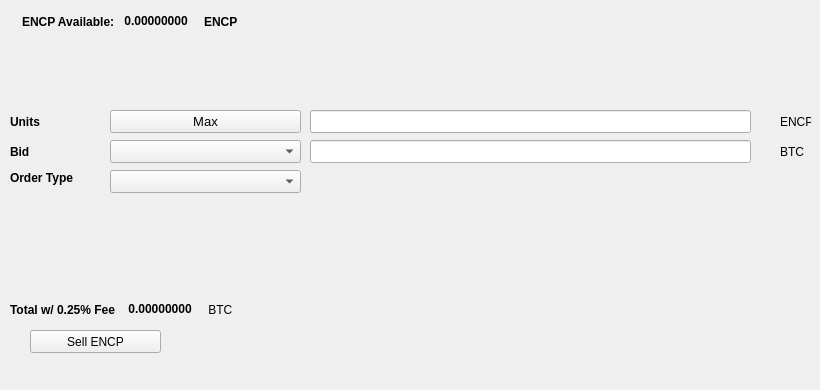
   <widget class="QWidget" name="SellTab">
    <attribute name="title">
     <string>Sell</string>
    </attribute>
    <widget class="QLabel" name="label_16">
     <property name="geometry">
      <rect>
       <x>780</x>
       <y>140</y>
       <width>31</width>
       <height>23</height>
      </rect>
     </property>
     <property name="text">
      <string>BTC</string>
     </property>
    </widget>
    <widget class="QComboBox" name="SellBidcomboBox">
     <property name="geometry">
      <rect>
       <x>110</x>
       <y>140</y>
       <width>191</width>
       <height>23</height>
      </rect>
     </property>
     <property name="font">
      <font>
       <pointsize>10</pointsize>
      </font>
     </property>
    </widget>
    <widget class="QLabel" name="label_18">
     <property name="geometry">
      <rect>
       <x>10</x>
       <y>110</y>
       <width>46</width>
       <height>23</height>
      </rect>
     </property>
     <property name="font">
      <font>
       <weight>75</weight>
       <bold>true</bold>
      </font>
     </property>
     <property name="text">
      <string>Units</string>
     </property>
    </widget>
    <widget class="QPushButton" name="Sell_Max_Amount">
     <property name="geometry">
      <rect>
       <x>110</x>
       <y>110</y>
       <width>191</width>
       <height>23</height>
      </rect>
     </property>
     <property name="font">
      <font>
       <pointsize>10</pointsize>
      </font>
     </property>
     <property name="text">
      <string>Max</string>
     </property>
    </widget>
    <widget class="QLabel" name="label_20">
     <property name="geometry">
      <rect>
       <x>10</x>
       <y>170</y>
       <width>91</width>
       <height>16</height>
      </rect>
     </property>
     <property name="font">
      <font>
       <weight>75</weight>
       <bold>true</bold>
      </font>
     </property>
     <property name="text">
      <string>Order Type</string>
     </property>
    </widget>
    <widget class="QComboBox" name="SellOrdertypeCombo">
     <property name="geometry">
      <rect>
       <x>110</x>
       <y>170</y>
       <width>191</width>
       <height>23</height>
      </rect>
     </property>
     <property name="font">
      <font>
       <pointsize>10</pointsize>
      </font>
     </property>
    </widget>
    <widget class="QLabel" name="label_21">
     <property name="geometry">
      <rect>
       <x>10</x>
       <y>140</y>
       <width>46</width>
       <height>23</height>
      </rect>
     </property>
     <property name="font">
      <font>
       <weight>75</weight>
       <bold>true</bold>
      </font>
     </property>
     <property name="text">
      <string>Bid</string>
     </property>
    </widget>
    <widget class="QLabel" name="label_22">
     <property name="geometry">
      <rect>
       <x>780</x>
       <y>110</y>
       <width>31</width>
       <height>23</height>
      </rect>
     </property>
     <property name="text">
      <string>ENCP</string>
     </property>
    </widget>
    <widget class="QLineEdit" name="UnitsInputENCP">
     <property name="geometry">
      <rect>
       <x>310</x>
       <y>110</y>
       <width>441</width>
       <height>23</height>
      </rect>
     </property>
     <property name="font">
      <font>
       <pointsize>9</pointsize>
       <weight>75</weight>
       <bold>true</bold>
      </font>
     </property>
    </widget>
    <widget class="QLineEdit" name="SellBidPriceEdit">
     <property name="geometry">
      <rect>
       <x>310</x>
       <y>140</y>
       <width>441</width>
       <height>23</height>
      </rect>
     </property>
     <property name="font">
      <font>
       <pointsize>9</pointsize>
       <weight>75</weight>
       <bold>true</bold>
      </font>
     </property>
    </widget>
    <widget class="QPushButton" name="SellENCPBTN">
     <property name="geometry">
      <rect>
       <x>30</x>
       <y>330</y>
       <width>131</width>
       <height>23</height>
      </rect>
     </property>
     <property name="text">
      <string>Sell ENCP</string>
     </property>
     <property name="icon">
      <iconset resource="../enceladus">
       <normaloff>:/icons/bitcoin</normaloff>:/icons/bitcoin</iconset>
     </property>
    </widget>
    <widget class="QWidget" name="layoutWidget3">
     <property name="geometry">
      <rect>
       <x>22</x>
       <y>12</y>
       <width>258</width>
       <height>19</height>
      </rect>
     </property>
     <layout class="QHBoxLayout" name="horizontalLayout">
      <item>
       <widget class="QLabel" name="label232_2">
        <property name="font">
         <font>
          <weight>75</weight>
          <bold>true</bold>
         </font>
        </property>
        <property name="text">
         <string>ENCP Available:</string>
        </property>
       </widget>
      </item>
      <item>
       <widget class="QLabel" name="ENCPAvailableLabel">
        <property name="palette">
         <palette>
          <active>
           <colorrole role="WindowText">
            <brush brushstyle="SolidPattern">
             <color alpha="255">
              <red>0</red>
              <green>0</green>
              <blue>0</blue>
             </color>
            </brush>
           </colorrole>
           <colorrole role="Button">
            <brush brushstyle="SolidPattern">
             <color alpha="255">
              <red>0</red>
              <green>170</green>
              <blue>0</blue>
             </color>
            </brush>
           </colorrole>
           <colorrole role="Light">
            <brush brushstyle="SolidPattern">
             <color alpha="255">
              <red>0</red>
              <green>255</green>
              <blue>0</blue>
             </color>
            </brush>
           </colorrole>
           <colorrole role="Midlight">
            <brush brushstyle="SolidPattern">
             <color alpha="255">
              <red>0</red>
              <green>212</green>
              <blue>0</blue>
             </color>
            </brush>
           </colorrole>
           <colorrole role="Dark">
            <brush brushstyle="SolidPattern">
             <color alpha="255">
              <red>0</red>
              <green>85</green>
              <blue>0</blue>
             </color>
            </brush>
           </colorrole>
           <colorrole role="Mid">
            <brush brushstyle="SolidPattern">
             <color alpha="255">
              <red>0</red>
              <green>113</green>
              <blue>0</blue>
             </color>
            </brush>
           </colorrole>
           <colorrole role="Text">
            <brush brushstyle="SolidPattern">
             <color alpha="255">
              <red>0</red>
              <green>170</green>
              <blue>0</blue>
             </color>
            </brush>
           </colorrole>
           <colorrole role="BrightText">
            <brush brushstyle="SolidPattern">
             <color alpha="255">
              <red>255</red>
              <green>255</green>
              <blue>255</blue>
             </color>
            </brush>
           </colorrole>
           <colorrole role="ButtonText">
            <brush brushstyle="SolidPattern">
             <color alpha="255">
              <red>0</red>
              <green>0</green>
              <blue>0</blue>
             </color>
            </brush>
           </colorrole>
           <colorrole role="Base">
            <brush brushstyle="SolidPattern">
             <color alpha="255">
              <red>255</red>
              <green>255</green>
              <blue>255</blue>
             </color>
            </brush>
           </colorrole>
           <colorrole role="Window">
            <brush brushstyle="SolidPattern">
             <color alpha="255">
              <red>0</red>
              <green>170</green>
              <blue>0</blue>
             </color>
            </brush>
           </colorrole>
           <colorrole role="Shadow">
            <brush brushstyle="SolidPattern">
             <color alpha="255">
              <red>0</red>
              <green>0</green>
              <blue>0</blue>
             </color>
            </brush>
           </colorrole>
           <colorrole role="AlternateBase">
            <brush brushstyle="SolidPattern">
             <color alpha="255">
              <red>127</red>
              <green>212</green>
              <blue>127</blue>
             </color>
            </brush>
           </colorrole>
           <colorrole role="ToolTipBase">
            <brush brushstyle="SolidPattern">
             <color alpha="255">
              <red>255</red>
              <green>255</green>
              <blue>220</blue>
             </color>
            </brush>
           </colorrole>
           <colorrole role="ToolTipText">
            <brush brushstyle="SolidPattern">
             <color alpha="255">
              <red>0</red>
              <green>0</green>
              <blue>0</blue>
             </color>
            </brush>
           </colorrole>
          </active>
          <inactive>
           <colorrole role="WindowText">
            <brush brushstyle="SolidPattern">
             <color alpha="255">
              <red>0</red>
              <green>0</green>
              <blue>0</blue>
             </color>
            </brush>
           </colorrole>
           <colorrole role="Button">
            <brush brushstyle="SolidPattern">
             <color alpha="255">
              <red>0</red>
              <green>170</green>
              <blue>0</blue>
             </color>
            </brush>
           </colorrole>
           <colorrole role="Light">
            <brush brushstyle="SolidPattern">
             <color alpha="255">
              <red>0</red>
              <green>255</green>
              <blue>0</blue>
             </color>
            </brush>
           </colorrole>
           <colorrole role="Midlight">
            <brush brushstyle="SolidPattern">
             <color alpha="255">
              <red>0</red>
              <green>212</green>
              <blue>0</blue>
             </color>
            </brush>
           </colorrole>
           <colorrole role="Dark">
            <brush brushstyle="SolidPattern">
             <color alpha="255">
              <red>0</red>
              <green>85</green>
              <blue>0</blue>
             </color>
            </brush>
           </colorrole>
           <colorrole role="Mid">
            <brush brushstyle="SolidPattern">
             <color alpha="255">
              <red>0</red>
              <green>113</green>
              <blue>0</blue>
             </color>
            </brush>
           </colorrole>
           <colorrole role="Text">
            <brush brushstyle="SolidPattern">
             <color alpha="255">
              <red>0</red>
              <green>170</green>
              <blue>0</blue>
             </color>
            </brush>
           </colorrole>
           <colorrole role="BrightText">
            <brush brushstyle="SolidPattern">
             <color alpha="255">
              <red>255</red>
              <green>255</green>
              <blue>255</blue>
             </color>
            </brush>
           </colorrole>
           <colorrole role="ButtonText">
            <brush brushstyle="SolidPattern">
             <color alpha="255">
              <red>0</red>
              <green>0</green>
              <blue>0</blue>
             </color>
            </brush>
           </colorrole>
           <colorrole role="Base">
            <brush brushstyle="SolidPattern">
             <color alpha="255">
              <red>255</red>
              <green>255</green>
              <blue>255</blue>
             </color>
            </brush>
           </colorrole>
           <colorrole role="Window">
            <brush brushstyle="SolidPattern">
             <color alpha="255">
              <red>0</red>
              <green>170</green>
              <blue>0</blue>
             </color>
            </brush>
           </colorrole>
           <colorrole role="Shadow">
            <brush brushstyle="SolidPattern">
             <color alpha="255">
              <red>0</red>
              <green>0</green>
              <blue>0</blue>
             </color>
            </brush>
           </colorrole>
           <colorrole role="AlternateBase">
            <brush brushstyle="SolidPattern">
             <color alpha="255">
              <red>127</red>
              <green>212</green>
              <blue>127</blue>
             </color>
            </brush>
           </colorrole>
           <colorrole role="ToolTipBase">
            <brush brushstyle="SolidPattern">
             <color alpha="255">
              <red>255</red>
              <green>255</green>
              <blue>220</blue>
             </color>
            </brush>
           </colorrole>
           <colorrole role="ToolTipText">
            <brush brushstyle="SolidPattern">
             <color alpha="255">
              <red>0</red>
              <green>0</green>
              <blue>0</blue>
             </color>
            </brush>
           </colorrole>
          </inactive>
          <disabled>
           <colorrole role="WindowText">
            <brush brushstyle="SolidPattern">
             <color alpha="255">
              <red>0</red>
              <green>85</green>
              <blue>0</blue>
             </color>
            </brush>
           </colorrole>
           <colorrole role="Button">
            <brush brushstyle="SolidPattern">
             <color alpha="255">
              <red>0</red>
              <green>170</green>
              <blue>0</blue>
             </color>
            </brush>
           </colorrole>
           <colorrole role="Light">
            <brush brushstyle="SolidPattern">
             <color alpha="255">
              <red>0</red>
              <green>255</green>
              <blue>0</blue>
             </color>
            </brush>
           </colorrole>
           <colorrole role="Midlight">
            <brush brushstyle="SolidPattern">
             <color alpha="255">
              <red>0</red>
              <green>212</green>
              <blue>0</blue>
             </color>
            </brush>
           </colorrole>
           <colorrole role="Dark">
            <brush brushstyle="SolidPattern">
             <color alpha="255">
              <red>0</red>
              <green>85</green>
              <blue>0</blue>
             </color>
            </brush>
           </colorrole>
           <colorrole role="Mid">
            <brush brushstyle="SolidPattern">
             <color alpha="255">
              <red>0</red>
              <green>113</green>
              <blue>0</blue>
             </color>
            </brush>
           </colorrole>
           <colorrole role="Text">
            <brush brushstyle="SolidPattern">
             <color alpha="255">
              <red>0</red>
              <green>85</green>
              <blue>0</blue>
             </color>
            </brush>
           </colorrole>
           <colorrole role="BrightText">
            <brush brushstyle="SolidPattern">
             <color alpha="255">
              <red>255</red>
              <green>255</green>
              <blue>255</blue>
             </color>
            </brush>
           </colorrole>
           <colorrole role="ButtonText">
            <brush brushstyle="SolidPattern">
             <color alpha="255">
              <red>0</red>
              <green>85</green>
              <blue>0</blue>
             </color>
            </brush>
           </colorrole>
           <colorrole role="Base">
            <brush brushstyle="SolidPattern">
             <color alpha="255">
              <red>0</red>
              <green>170</green>
              <blue>0</blue>
             </color>
            </brush>
           </colorrole>
           <colorrole role="Window">
            <brush brushstyle="SolidPattern">
             <color alpha="255">
              <red>0</red>
              <green>170</green>
              <blue>0</blue>
             </color>
            </brush>
           </colorrole>
           <colorrole role="Shadow">
            <brush brushstyle="SolidPattern">
             <color alpha="255">
              <red>0</red>
              <green>0</green>
              <blue>0</blue>
             </color>
            </brush>
           </colorrole>
           <colorrole role="AlternateBase">
            <brush brushstyle="SolidPattern">
             <color alpha="255">
              <red>0</red>
              <green>170</green>
              <blue>0</blue>
             </color>
            </brush>
           </colorrole>
           <colorrole role="ToolTipBase">
            <brush brushstyle="SolidPattern">
             <color alpha="255">
              <red>255</red>
              <green>255</green>
              <blue>220</blue>
             </color>
            </brush>
           </colorrole>
           <colorrole role="ToolTipText">
            <brush brushstyle="SolidPattern">
             <color alpha="255">
              <red>0</red>
              <green>0</green>
              <blue>0</blue>
             </color>
            </brush>
           </colorrole>
          </disabled>
         </palette>
        </property>
        <property name="font">
         <font>
          <weight>75</weight>
          <bold>true</bold>
         </font>
        </property>
        <property name="text">
         <string> 0.00000000 </string>
        </property>
        <property name="textInteractionFlags">
         <set>Qt::LinksAccessibleByMouse|Qt::TextSelectableByKeyboard|Qt::TextSelectableByMouse</set>
        </property>
       </widget>
      </item>
      <item>
       <widget class="QLabel" name="labelENCP">
        <property name="font">
         <font>
          <weight>75</weight>
          <bold>true</bold>
         </font>
        </property>
        <property name="text">
         <string>ENCP</string>
        </property>
       </widget>
      </item>
     </layout>
    </widget>
    <widget class="QWidget" name="layoutWidget">
     <property name="geometry">
      <rect>
       <x>10</x>
       <y>300</y>
       <width>268</width>
       <height>19</height>
      </rect>
     </property>
     <layout class="QHBoxLayout" name="horizontalLayout_2">
      <item>
       <widget class="QLabel" name="label_19">
        <property name="font">
         <font>
          <weight>75</weight>
          <bold>true</bold>
         </font>
        </property>
        <property name="text">
         <string>Total w/ 0.25% Fee </string>
        </property>
       </widget>
      </item>
      <item>
       <widget class="QLabel" name="SellCostLabel">
        <property name="palette">
         <palette>
          <active>
           <colorrole role="WindowText">
            <brush brushstyle="SolidPattern">
             <color alpha="255">
              <red>0</red>
              <green>0</green>
              <blue>0</blue>
             </color>
            </brush>
           </colorrole>
           <colorrole role="Button">
            <brush brushstyle="SolidPattern">
             <color alpha="255">
              <red>0</red>
              <green>170</green>
              <blue>0</blue>
             </color>
            </brush>
           </colorrole>
           <colorrole role="Light">
            <brush brushstyle="SolidPattern">
             <color alpha="255">
              <red>0</red>
              <green>255</green>
              <blue>0</blue>
             </color>
            </brush>
           </colorrole>
           <colorrole role="Midlight">
            <brush brushstyle="SolidPattern">
             <color alpha="255">
              <red>0</red>
              <green>212</green>
              <blue>0</blue>
             </color>
            </brush>
           </colorrole>
           <colorrole role="Dark">
            <brush brushstyle="SolidPattern">
             <color alpha="255">
              <red>0</red>
              <green>85</green>
              <blue>0</blue>
             </color>
            </brush>
           </colorrole>
           <colorrole role="Mid">
            <brush brushstyle="SolidPattern">
             <color alpha="255">
              <red>0</red>
              <green>113</green>
              <blue>0</blue>
             </color>
            </brush>
           </colorrole>
           <colorrole role="Text">
            <brush brushstyle="SolidPattern">
             <color alpha="255">
              <red>0</red>
              <green>170</green>
              <blue>0</blue>
             </color>
            </brush>
           </colorrole>
           <colorrole role="BrightText">
            <brush brushstyle="SolidPattern">
             <color alpha="255">
              <red>255</red>
              <green>255</green>
              <blue>255</blue>
             </color>
            </brush>
           </colorrole>
           <colorrole role="ButtonText">
            <brush brushstyle="SolidPattern">
             <color alpha="255">
              <red>0</red>
              <green>0</green>
              <blue>0</blue>
             </color>
            </brush>
           </colorrole>
           <colorrole role="Base">
            <brush brushstyle="SolidPattern">
             <color alpha="255">
              <red>255</red>
              <green>255</green>
              <blue>255</blue>
             </color>
            </brush>
           </colorrole>
           <colorrole role="Window">
            <brush brushstyle="SolidPattern">
             <color alpha="255">
              <red>0</red>
              <green>170</green>
              <blue>0</blue>
             </color>
            </brush>
           </colorrole>
           <colorrole role="Shadow">
            <brush brushstyle="SolidPattern">
             <color alpha="255">
              <red>0</red>
              <green>0</green>
              <blue>0</blue>
             </color>
            </brush>
           </colorrole>
           <colorrole role="AlternateBase">
            <brush brushstyle="SolidPattern">
             <color alpha="255">
              <red>127</red>
              <green>212</green>
              <blue>127</blue>
             </color>
            </brush>
           </colorrole>
           <colorrole role="ToolTipBase">
            <brush brushstyle="SolidPattern">
             <color alpha="255">
              <red>255</red>
              <green>255</green>
              <blue>220</blue>
             </color>
            </brush>
           </colorrole>
           <colorrole role="ToolTipText">
            <brush brushstyle="SolidPattern">
             <color alpha="255">
              <red>0</red>
              <green>0</green>
              <blue>0</blue>
             </color>
            </brush>
           </colorrole>
          </active>
          <inactive>
           <colorrole role="WindowText">
            <brush brushstyle="SolidPattern">
             <color alpha="255">
              <red>0</red>
              <green>0</green>
              <blue>0</blue>
             </color>
            </brush>
           </colorrole>
           <colorrole role="Button">
            <brush brushstyle="SolidPattern">
             <color alpha="255">
              <red>0</red>
              <green>170</green>
              <blue>0</blue>
             </color>
            </brush>
           </colorrole>
           <colorrole role="Light">
            <brush brushstyle="SolidPattern">
             <color alpha="255">
              <red>0</red>
              <green>255</green>
              <blue>0</blue>
             </color>
            </brush>
           </colorrole>
           <colorrole role="Midlight">
            <brush brushstyle="SolidPattern">
             <color alpha="255">
              <red>0</red>
              <green>212</green>
              <blue>0</blue>
             </color>
            </brush>
           </colorrole>
           <colorrole role="Dark">
            <brush brushstyle="SolidPattern">
             <color alpha="255">
              <red>0</red>
              <green>85</green>
              <blue>0</blue>
             </color>
            </brush>
           </colorrole>
           <colorrole role="Mid">
            <brush brushstyle="SolidPattern">
             <color alpha="255">
              <red>0</red>
              <green>113</green>
              <blue>0</blue>
             </color>
            </brush>
           </colorrole>
           <colorrole role="Text">
            <brush brushstyle="SolidPattern">
             <color alpha="255">
              <red>0</red>
              <green>170</green>
              <blue>0</blue>
             </color>
            </brush>
           </colorrole>
           <colorrole role="BrightText">
            <brush brushstyle="SolidPattern">
             <color alpha="255">
              <red>255</red>
              <green>255</green>
              <blue>255</blue>
             </color>
            </brush>
           </colorrole>
           <colorrole role="ButtonText">
            <brush brushstyle="SolidPattern">
             <color alpha="255">
              <red>0</red>
              <green>0</green>
              <blue>0</blue>
             </color>
            </brush>
           </colorrole>
           <colorrole role="Base">
            <brush brushstyle="SolidPattern">
             <color alpha="255">
              <red>255</red>
              <green>255</green>
              <blue>255</blue>
             </color>
            </brush>
           </colorrole>
           <colorrole role="Window">
            <brush brushstyle="SolidPattern">
             <color alpha="255">
              <red>0</red>
              <green>170</green>
              <blue>0</blue>
             </color>
            </brush>
           </colorrole>
           <colorrole role="Shadow">
            <brush brushstyle="SolidPattern">
             <color alpha="255">
              <red>0</red>
              <green>0</green>
              <blue>0</blue>
             </color>
            </brush>
           </colorrole>
           <colorrole role="AlternateBase">
            <brush brushstyle="SolidPattern">
             <color alpha="255">
              <red>127</red>
              <green>212</green>
              <blue>127</blue>
             </color>
            </brush>
           </colorrole>
           <colorrole role="ToolTipBase">
            <brush brushstyle="SolidPattern">
             <color alpha="255">
              <red>255</red>
              <green>255</green>
              <blue>220</blue>
             </color>
            </brush>
           </colorrole>
           <colorrole role="ToolTipText">
            <brush brushstyle="SolidPattern">
             <color alpha="255">
              <red>0</red>
              <green>0</green>
              <blue>0</blue>
             </color>
            </brush>
           </colorrole>
          </inactive>
          <disabled>
           <colorrole role="WindowText">
            <brush brushstyle="SolidPattern">
             <color alpha="255">
              <red>0</red>
              <green>85</green>
              <blue>0</blue>
             </color>
            </brush>
           </colorrole>
           <colorrole role="Button">
            <brush brushstyle="SolidPattern">
             <color alpha="255">
              <red>0</red>
              <green>170</green>
              <blue>0</blue>
             </color>
            </brush>
           </colorrole>
           <colorrole role="Light">
            <brush brushstyle="SolidPattern">
             <color alpha="255">
              <red>0</red>
              <green>255</green>
              <blue>0</blue>
             </color>
            </brush>
           </colorrole>
           <colorrole role="Midlight">
            <brush brushstyle="SolidPattern">
             <color alpha="255">
              <red>0</red>
              <green>212</green>
              <blue>0</blue>
             </color>
            </brush>
           </colorrole>
           <colorrole role="Dark">
            <brush brushstyle="SolidPattern">
             <color alpha="255">
              <red>0</red>
              <green>85</green>
              <blue>0</blue>
             </color>
            </brush>
           </colorrole>
           <colorrole role="Mid">
            <brush brushstyle="SolidPattern">
             <color alpha="255">
              <red>0</red>
              <green>113</green>
              <blue>0</blue>
             </color>
            </brush>
           </colorrole>
           <colorrole role="Text">
            <brush brushstyle="SolidPattern">
             <color alpha="255">
              <red>0</red>
              <green>85</green>
              <blue>0</blue>
             </color>
            </brush>
           </colorrole>
           <colorrole role="BrightText">
            <brush brushstyle="SolidPattern">
             <color alpha="255">
              <red>255</red>
              <green>255</green>
              <blue>255</blue>
             </color>
            </brush>
           </colorrole>
           <colorrole role="ButtonText">
            <brush brushstyle="SolidPattern">
             <color alpha="255">
              <red>0</red>
              <green>85</green>
              <blue>0</blue>
             </color>
            </brush>
           </colorrole>
           <colorrole role="Base">
            <brush brushstyle="SolidPattern">
             <color alpha="255">
              <red>0</red>
              <green>170</green>
              <blue>0</blue>
             </color>
            </brush>
           </colorrole>
           <colorrole role="Window">
            <brush brushstyle="SolidPattern">
             <color alpha="255">
              <red>0</red>
              <green>170</green>
              <blue>0</blue>
             </color>
            </brush>
           </colorrole>
           <colorrole role="Shadow">
            <brush brushstyle="SolidPattern">
             <color alpha="255">
              <red>0</red>
              <green>0</green>
              <blue>0</blue>
             </color>
            </brush>
           </colorrole>
           <colorrole role="AlternateBase">
            <brush brushstyle="SolidPattern">
             <color alpha="255">
              <red>0</red>
              <green>170</green>
              <blue>0</blue>
             </color>
            </brush>
           </colorrole>
           <colorrole role="ToolTipBase">
            <brush brushstyle="SolidPattern">
             <color alpha="255">
              <red>255</red>
              <green>255</green>
              <blue>220</blue>
             </color>
            </brush>
           </colorrole>
           <colorrole role="ToolTipText">
            <brush brushstyle="SolidPattern">
             <color alpha="255">
              <red>0</red>
              <green>0</green>
              <blue>0</blue>
             </color>
            </brush>
           </colorrole>
          </disabled>
         </palette>
        </property>
        <property name="font">
         <font>
          <weight>75</weight>
          <bold>true</bold>
         </font>
        </property>
        <property name="autoFillBackground">
         <bool>false</bool>
        </property>
        <property name="text">
         <string> 0.00000000</string>
        </property>
        <property name="textInteractionFlags">
         <set>Qt::LinksAccessibleByMouse|Qt::TextSelectableByMouse</set>
        </property>
       </widget>
      </item>
      <item>
       <widget class="QLabel" name="label_17">
        <property name="font">
         <font>
          <weight>50</weight>
          <bold>false</bold>
         </font>
        </property>
        <property name="text">
         <string> BTC</string>
        </property>
       </widget>
      </item>
     </layout>
    </widget>
    <widget class="QLabel" name="label_23">
     <property name="geometry">
      <rect>
       <x>460</x>
       <y>300</y>
       <width>281</width>
       <height>81</height>
      </rect>
     </property>
     <property name="text">
      <string/>
     </property>
     <property name="pixmap">
      <pixmap>:/images/bittrex</pixmap>
     </property>
    </widget>
   </widget>
